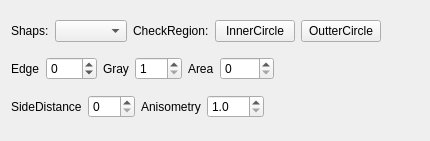
<?xml version="1.0" encoding="UTF-8"?>
<ui version="4.0">
 <class>CDlgSBaseReg</class>
 <widget class="CItemDlg" name="CDlgSBaseReg">
  <property name="geometry">
   <rect>
    <x>0</x>
    <y>0</y>
    <width>430</width>
    <height>141</height>
   </rect>
  </property>
  <property name="windowTitle">
   <string>Base Stress Region Dialog</string>
  </property>
  <layout class="QVBoxLayout" name="verticalLayout">
   <item>
    <layout class="QHBoxLayout" name="horizontalLayout_3">
     <item>
      <widget class="QLabel" name="label_2">
       <property name="text">
        <string>Shaps:</string>
       </property>
      </widget>
     </item>
     <item>
      <widget class="QComboBox" name="comboMethod"/>
     </item>
     <item>
      <widget class="QLabel" name="label_19">
       <property name="text">
        <string>CheckRegion:</string>
       </property>
      </widget>
     </item>
     <item>
      <widget class="QPushButton" name="btnInCircle">
       <property name="text">
        <string>InnerCircle</string>
       </property>
      </widget>
     </item>
     <item>
      <widget class="QPushButton" name="btnOutCircle">
       <property name="text">
        <string>OutterCircle</string>
       </property>
      </widget>
     </item>
     <item>
      <spacer name="horizontalSpacer_2">
       <property name="orientation">
        <enum>Qt::Horizontal</enum>
       </property>
       <property name="sizeHint" stdset="0">
        <size>
         <width>40</width>
         <height>20</height>
        </size>
       </property>
      </spacer>
     </item>
    </layout>
   </item>
   <item>
    <layout class="QHBoxLayout" name="horizontalLayout_2">
     <item>
      <widget class="QLabel" name="label">
       <property name="text">
        <string>Edge</string>
       </property>
      </widget>
     </item>
     <item>
      <widget class="QSpinBox" name="spinEdge">
       <property name="contextMenuPolicy">
        <enum>Qt::NoContextMenu</enum>
       </property>
       <property name="minimum">
        <number>-255</number>
       </property>
       <property name="maximum">
        <number>255</number>
       </property>
       <property name="value">
        <number>0</number>
       </property>
      </widget>
     </item>
     <item>
      <widget class="QLabel" name="label_3">
       <property name="text">
        <string>Gray</string>
       </property>
      </widget>
     </item>
     <item>
      <widget class="QSpinBox" name="spinGray">
       <property name="contextMenuPolicy">
        <enum>Qt::NoContextMenu</enum>
       </property>
       <property name="minimum">
        <number>1</number>
       </property>
       <property name="maximum">
        <number>255</number>
       </property>
      </widget>
     </item>
     <item>
      <widget class="QLabel" name="label_6">
       <property name="text">
        <string>Area</string>
       </property>
      </widget>
     </item>
     <item>
      <widget class="QSpinBox" name="spinArea">
       <property name="contextMenuPolicy">
        <enum>Qt::NoContextMenu</enum>
       </property>
       <property name="maximum">
        <number>9999</number>
       </property>
      </widget>
     </item>
     <item>
      <spacer name="horizontalSpacer_3">
       <property name="orientation">
        <enum>Qt::Horizontal</enum>
       </property>
       <property name="sizeHint" stdset="0">
        <size>
         <width>40</width>
         <height>20</height>
        </size>
       </property>
      </spacer>
     </item>
    </layout>
   </item>
   <item>
    <layout class="QHBoxLayout" name="horizontalLayout_4">
     <item>
      <widget class="QLabel" name="label_7">
       <property name="text">
        <string>SideDistance</string>
       </property>
      </widget>
     </item>
     <item>
      <widget class="QSpinBox" name="spinSideDistance">
       <property name="contextMenuPolicy">
        <enum>Qt::NoContextMenu</enum>
       </property>
       <property name="maximum">
        <number>100</number>
       </property>
      </widget>
     </item>
     <item>
      <widget class="QLabel" name="label_5">
       <property name="text">
        <string>Anisometry</string>
       </property>
      </widget>
     </item>
     <item>
      <widget class="QDoubleSpinBox" name="spinRab">
       <property name="contextMenuPolicy">
        <enum>Qt::NoContextMenu</enum>
       </property>
       <property name="decimals">
        <number>1</number>
       </property>
       <property name="minimum">
        <double>1.000000000000000</double>
       </property>
       <property name="singleStep">
        <double>0.500000000000000</double>
       </property>
      </widget>
     </item>
     <item>
      <spacer name="horizontalSpacer_4">
       <property name="orientation">
        <enum>Qt::Horizontal</enum>
       </property>
       <property name="sizeHint" stdset="0">
        <size>
         <width>40</width>
         <height>20</height>
        </size>
       </property>
      </spacer>
     </item>
    </layout>
   </item>
  </layout>
 </widget>
 <layoutdefault spacing="6" margin="11"/>
 <customwidgets>
  <customwidget>
   <class>CItemDlg</class>
   <extends>QWidget</extends>
   <header>citemdlg.h</header>
   <container>1</container>
  </customwidget>
 </customwidgets>
 <resources/>
 <connections/>
 <slots>
  <slot>accept()</slot>
  <slot>reject()</slot>
 </slots>
</ui>
